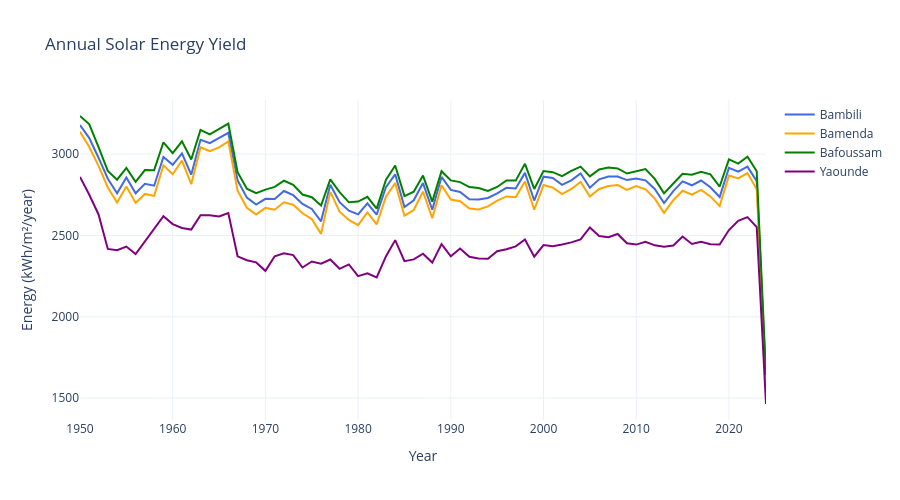

Notebook code cell kept with this figure:
### Code cell
# ================================================================
# ANNUAL ENERGY YIELD TRENDS
# ================================================================

fig = go.Figure()

for city in CITIES:

    annual_energy = (
        energy_results[city]["annual_energy"]
    )

    fig.add_trace(
        go.Scatter(
            x=annual_energy.index,
            y=annual_energy.values,
            mode="lines",
            name=city.capitalize(),
            line=dict(color=CITY_COLORS[city]),
        )
    )

fig.update_layout(
    title="Annual Solar Energy Yield",
    xaxis_title="Year",
    yaxis_title="Energy (kWh/m²/year)",
    template="plotly_white",
    height=500,
)

fig.show()

fig.write_html(
    OUTPUT_DIR / "annual_energy_yield.html"
)

print("Annual energy trend saved")
